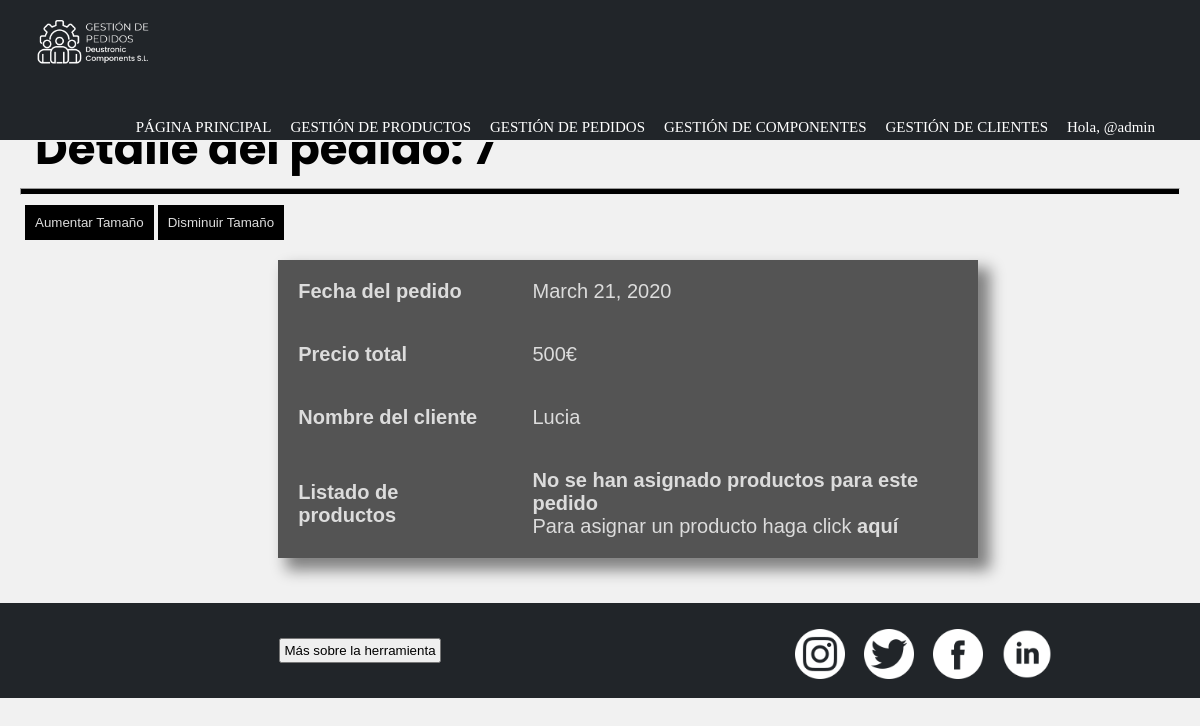
The page /gestionDePedidos/detallePedido/7/ (signed in) on the database as committed earlier.
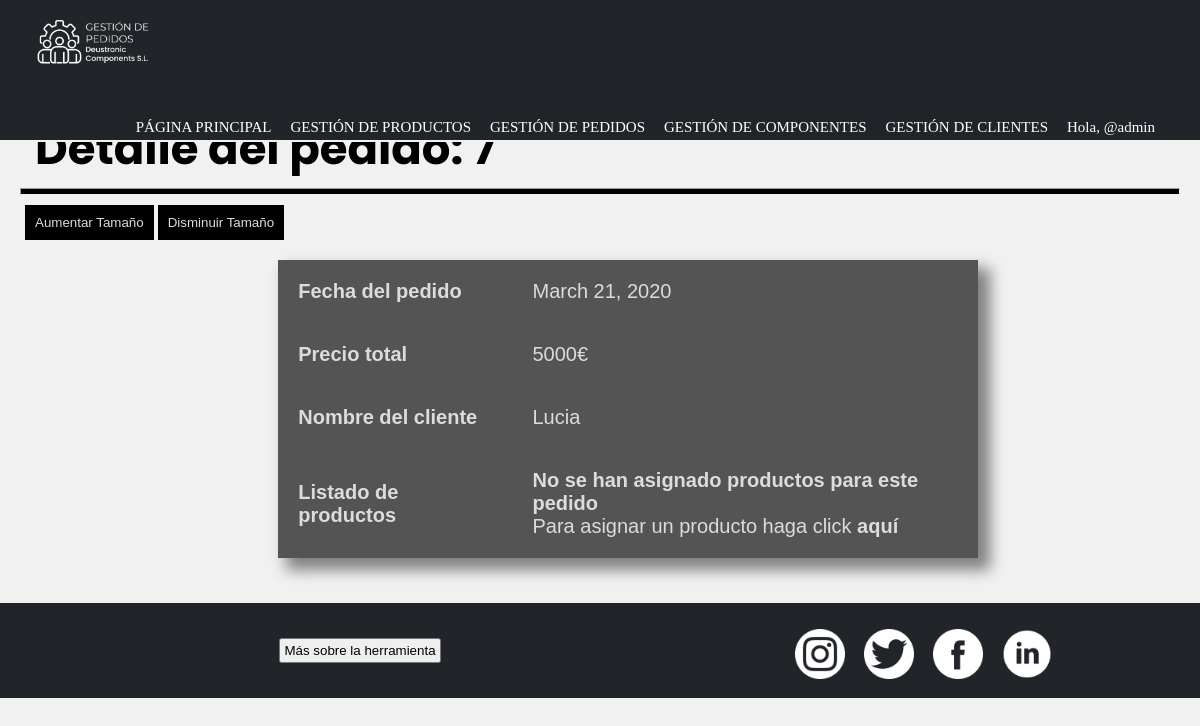
The same page on the database as committed later.
### appGestionDePedidos/models.py (models this page shows, shortened)
class Pedido(models.Model):
    fecha = models.DateField()
    precioTotal = models.IntegerField()
    cliente = models.ForeignKey(Cliente, on_delete=models.CASCADE) #para la recacion 1-n con cliente
    productos = models.ManyToManyField(Producto, through = 'Compone')#esto nos crea la tabla intermedia de la n-m invisible de pedido-producto

class Cliente(models.Model):
    cif = models.CharField(max_length=10)
    nombre = models.CharField(max_length=50)
    telefono = models.CharField(max_length=9)
    nombreEmpresa = models.CharField(max_length=50)
    email = models.EmailField(max_length=50)
    def __str__(self):
        return self.nombre

### appGestionDePedidos/views.py (the view)
# urls.py: path('detallePedido/<int:pk>/', PedidoDetailView.as_view(), name = 'detallePedido'),
class PedidoDetailView(PermissionRequiredMixin, DetailView):
        permission_required = 'appGestionDePedidos.view_pedido'
        model = Pedido
        template_name = 'detallePedido.html'
        context_object_name = 'detalle_pedido'

### appGestionDePedidos/templates/detallePedido.html (shortened to what this page needs)
{% extends "base.html" %}
{% load static %}
{% block content %}
    <header>
        <h2 class="pagSecundarias">Detalle del pedido: {{detalle_pedido.id}}</h2>
        <hr>
    </header>
    <div id="botones">
        <button id="aumentarTamaño">Aumentar Tamaño</button>
        <button id="disminuirTamaño">Disminuir Tamaño</button>
    </div>
    <div class="detalle">
        <table id="texto">
            <tr>
                <th>Fecha del pedido</th>
                <td>{{ detalle_pedido.fecha }}</td>
            </tr>
            <tr>
                <th>Precio total</th>
                <td>{{ detalle_pedido.precioTotal }}€</td>
            </tr>
            <tr>
                <th>Nombre del cliente</th>
                <td>{{ detalle_pedido.cliente }}</td>
            </tr>
            <tr>
                <th>Listado de productos</th>
                <td>
                    {% if detalle_pedido.compone_set.all %}
                        <ul>
                            {% for productos in detalle_pedido.compone_set.all %}
                                <li>{{productos.producto}} cant.:{{productos.cantidad}}</li>
                            {% endfor %}
                        </ul>
                    {% else %}
                        <h4>No se han asignado productos para este pedido</h4>
                        {% if perms.appGestionDePedidos.add_compone %}
                            <p>Para asignar un producto haga click <a href="{% url 'anyadirPedidoProducto' %}">aquí</a></p>
                        {% endif %}
                    {% endif %}
                </td>
            </tr>
        </table>
    </div>
{% endblock %}

Rows that differ between the two databases and show on the page:
changed Pedido "Lucia": precioTotal "500" → "5000"
